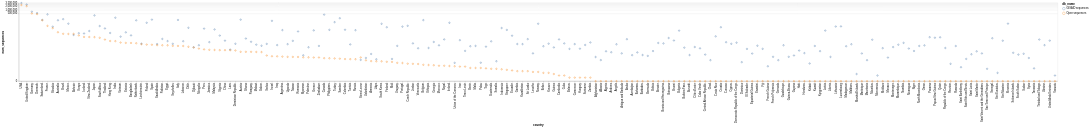

The Vega-Lite source for this figure:
### Vega-Lite specification from a JSON file in a GitHub repository (floating-point values rounded to 4 significant figures; data arrays with more than 128 entries replaced by an {"elided": "..."} marker saying what was removed)
{"config": {"view": {"continuousWidth": 400, "continuousHeight": 300}}, "data": {"name": "data-b0239460d902047d4e406bbb54adf010"}, "mark": "point", "encoding": {"color": {"type": "nominal", "field": "db_name"}, "tooltip": [{"type": "nominal", "field": "country"}, {"type": "nominal", "field": "db_name"}, {"type": "quantitative", "field": "num_sequences"}], "x": {"type": "nominal", "field": "country", "sort": "-y"}, "y": {"type": "quantitative", "field": "num_sequences", "scale": {"type": "symlog"}}}, "$schema": "https://vega.github.io/schema/vega-lite/v5.json", "datasets": {"data-b0239460d902047d4e406bbb54adf010": {"elided": "398 records"}}}
